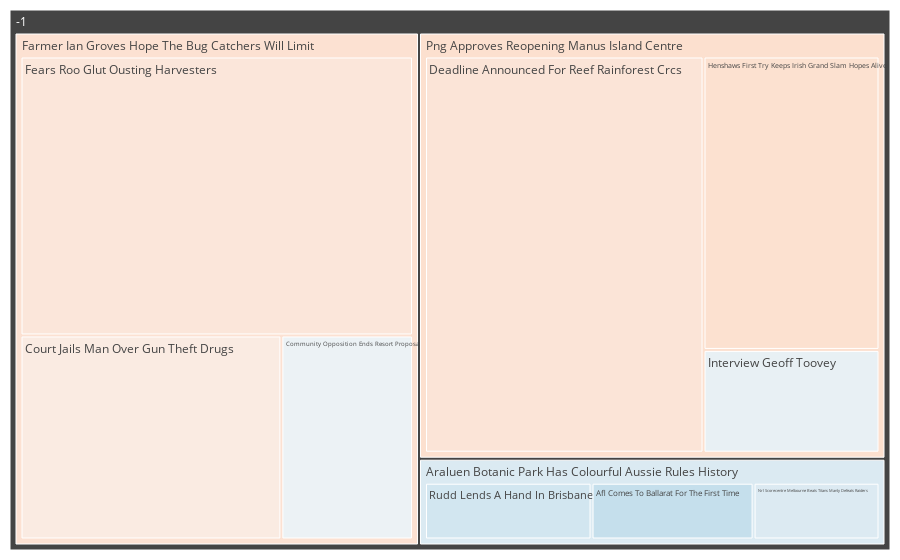

The notebook cell this image was saved under:
### Code cell
#build_tree_map(df_res1.iloc[::-1])

build_tree_map(df_res,maxdepth=3,average_score=0.7)

### Figure 1 — Plotly figure (JSON) as saved in the notebook; plotly's stock layout.template omitted (floating-point values rounded to 4 significant figures; data arrays with more than 128 entries replaced by an {"elided": "..."} marker saying what was removed)
{"data": [{"branchvalues": "total", "domain": {"x": [0, 1], "y": [0, 1]}, "hovertemplate": "<b>%{label} </b> <br> Label: %{value}<br>Color: %{color:.2f}", "ids": {"elided": "1098 int values"}, "labels": {"elided": "1098 str values"}, "marker": {"cmid": 0.7, "colors": {"elided": "1098 float values"}, "colorscale": [[0, "rgb(103,0,31)"], [0.1, "rgb(178,24,43)"], [0.2, "rgb(214,96,77)"], [0.3, "rgb(244,165,130)"], [0.4, "rgb(253,219,199)"], [0.5, "rgb(247,247,247)"], [0.6, "rgb(209,229,240)"], [0.7, "rgb(146,197,222)"], [0.8, "rgb(67,147,195)"], [0.9, "rgb(33,102,172)"], [1, "rgb(5,48,97)"]]}, "maxdepth": 3, "name": "", "parents": {"elided": "1098 int values"}, "type": "treemap", "values": {"elided": "1098 int values"}}], "layout": {"margin": {"b": 10, "l": 10, "r": 10, "t": 10}}}
